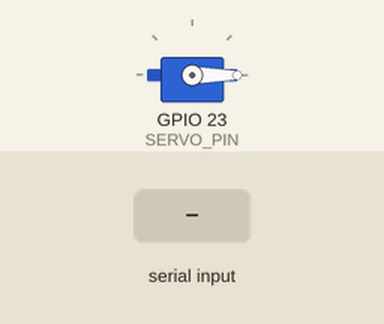
Simulated run of this sketch. Board: ESP32. Shown: servo. The test bench sets the inputs (shaded band). What the sketch prints to the serial monitor is not drawn.

Above: at 1.2 s.
1.3 s: "SALUDAR\n" received over the second serial link
At 1.5 s:
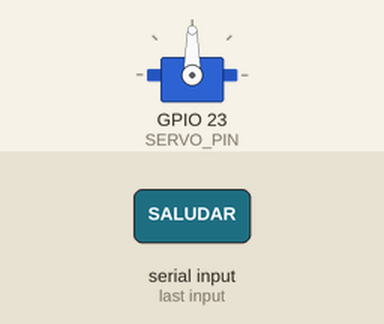
At 1.9 s:
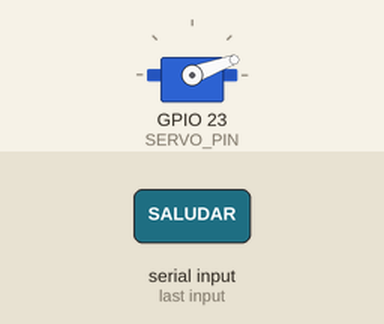
4.3 s: "STOP_BRAZOS\n" received over the second serial link
Timing chart, 0 to 7.3 s (numbered marks = the images above; inputs shaded):
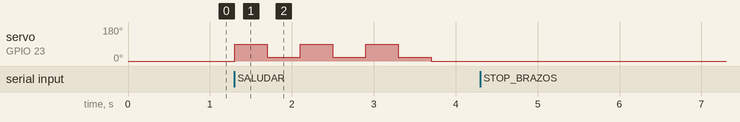

The sketch:

brazo_derecho.ino
```cpp
#include <HardwareSerial.h>
#include <Servo.h>

HardwareSerial SerialUART(2);
Servo servoBrazo;

String buffer = "";
int SERVO_PIN = 23;

void moverBrazo(int ang) {
  servoBrazo.write(ang);
  Serial.print("OK:BRAZO_D:");
  Serial.println(ang);
}

void saludar() {
  for (int i = 0; i < 3; i++) {
    servoBrazo.write(90);
    delay(400);
    servoBrazo.write(20);
    delay(400);
  }
  servoBrazo.write(0);
  Serial.println("OK:SALUDAR");
}

void procesarComando(String cmd) {

  if (cmd == "SALUDAR") {
    saludar();
  }

  else if (cmd.startsWith("BRAZO_D")) {
    cmd.replace("BRAZO_D:", "");
    int ang = cmd.toInt();
    moverBrazo(ang);
  }

  else if (cmd == "STOP_BRAZOS") {
    moverBrazo(0);
    Serial.println("OK:STOP_BRAZOS");
  }

}

void setup() {
  Serial.begin(115200);
  SerialUART.begin(115200, SERIAL_8N1, 16, 17);
  servoBrazo.attach(SERVO_PIN);
  moverBrazo(0);
  Serial.println("ESP32 BRAZO DERECHO LISTO");
}

void loop() {
  while (SerialUART.available()) {
    char c = SerialUART.read();

    if (c == '\n') {
      procesarComando(buffer);
      buffer = "";
    } else buffer += c;
  }
}
```

Measured:
- after the input at 1.3 s, servo on GPIO 23 (SERVO_PIN): 0° → 90° at once, then repeats every 0.80 s: 20° 0.40 s, 90° 0.40 s
- after the input at 4.3 s, every drawn part: stays the same
